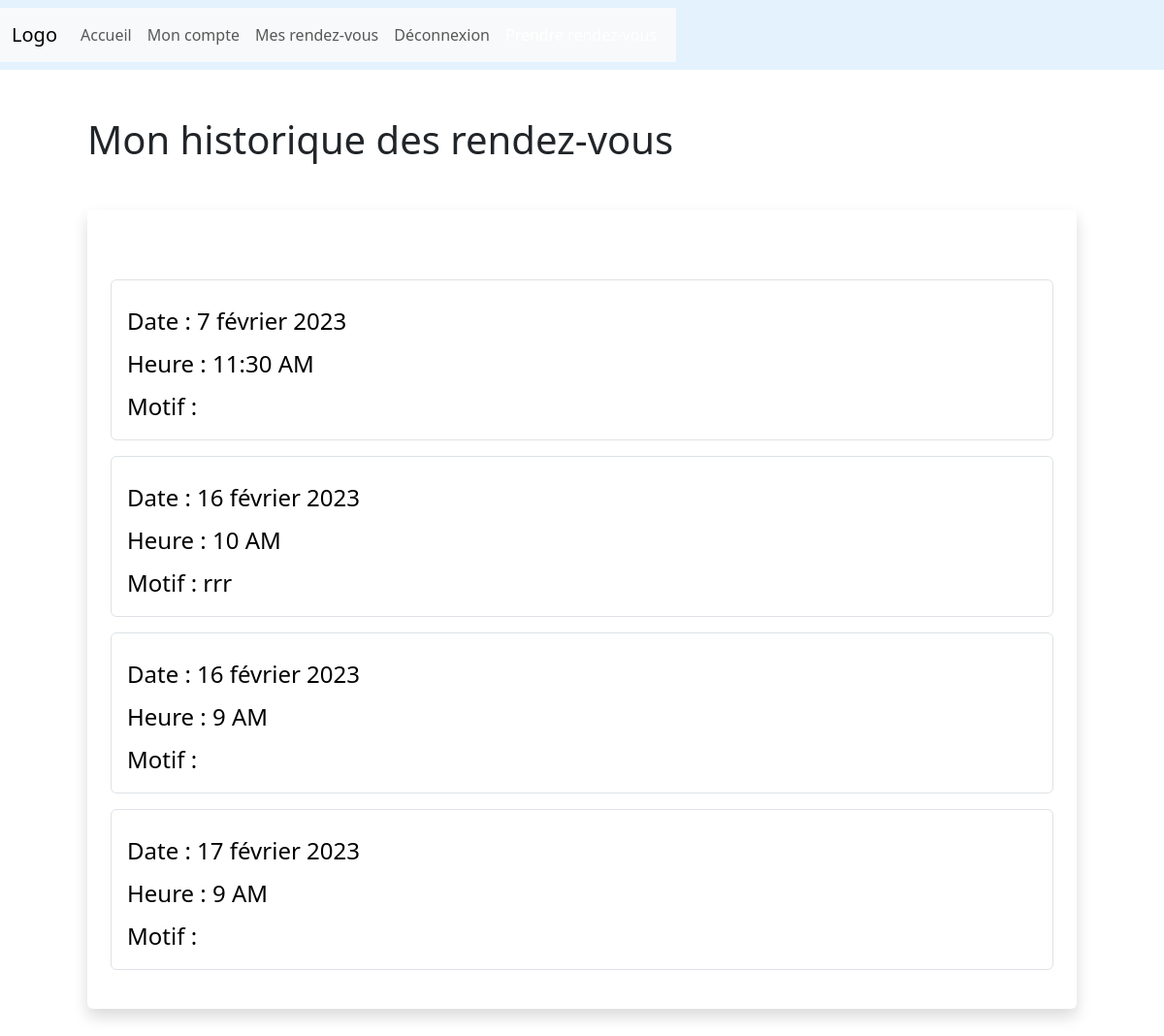
Screenshot of /client-history/ (signed in) with the database file from the repository.
### bookingapp/models.py (models this page shows, shortened)
class Appointment(models.Model):
    user = models.ForeignKey(User, on_delete=models.CASCADE, null=True, blank=True)
    day = models.DateField(default=datetime.now)
    time = models.CharField(max_length=10, choices=TIME_CHOICES, default=("9 AM"))
    time_ordered = models.DateTimeField(default=datetime.now, blank=True)
    notes = models.TextField(blank=True)
    motif = models.CharField(max_length=100, null=True, blank=True)

### bookingapp/views.py (the view)
# urls.py: path('client-history/', views.client_history, name='client_history'),
def client_history(request):
    user = request.user
    old_appointments = Appointment.objects.filter(user=user, day__lt=datetime.now().date()).order_by('day', 'time')
    now = datetime.today().date()
    return render(request, 'client_history.html', {
        'user':user,
        'old_appointments':old_appointments,
        'now': now,
    })

### bookingapp/templates/bookingapp/client_history.html (shortened to what this page needs)
{% extends 'base.html' %}
{% block content %}
{% if user.is_authenticated %}
<h1 class=" ms-5 mt-5 ">Mon historique des rendez-vous</h1>
<div class="shadow p-4 mb-5 bg-body bg-body rounded text-black  m-5 ">
  {% if old_appointments.count > 0 %}
  <div class="mt-5 ">
    {% for old_appointment in old_appointments %}
    <div class="list-group fs-4 border p-3 mb-3">
      <p class="list-group mt-2">Date : {{ old_appointment.day }}</p>
      <p class="list-group mt-2">Heure : {{ old_appointment.time }}</p>
      <p class="list-group mt-2">Motif : {{ old_appointment.motif }}</p>
    </div>
    {% endfor %}
  </div>
  {%else%}
  <div class="mt-5 ">Vous n'avez pas encore de rendez-vous passés.</div>
  {% endif %}
{% else %}
<div class="shadow p-4 mb-5 bg-body bg-body rounded text-black  m-5">
  <h1 class="p-2  ms-3">Connecte toi d'abord !</h1>
  <a href="{% url 'login' %}" class="btn btn-secondary text-white">Se connecter</a>
</div>
{% endif %}
{% endblock %}

### rows the page displays
Appointment: day "7 février 2023", time "11:30 AM"
Appointment: day "16 février 2023", time "10 AM", motif "rrr"
Appointment: day "16 février 2023", time "9 AM"
Appointment: day "17 février 2023", time "9 AM"
